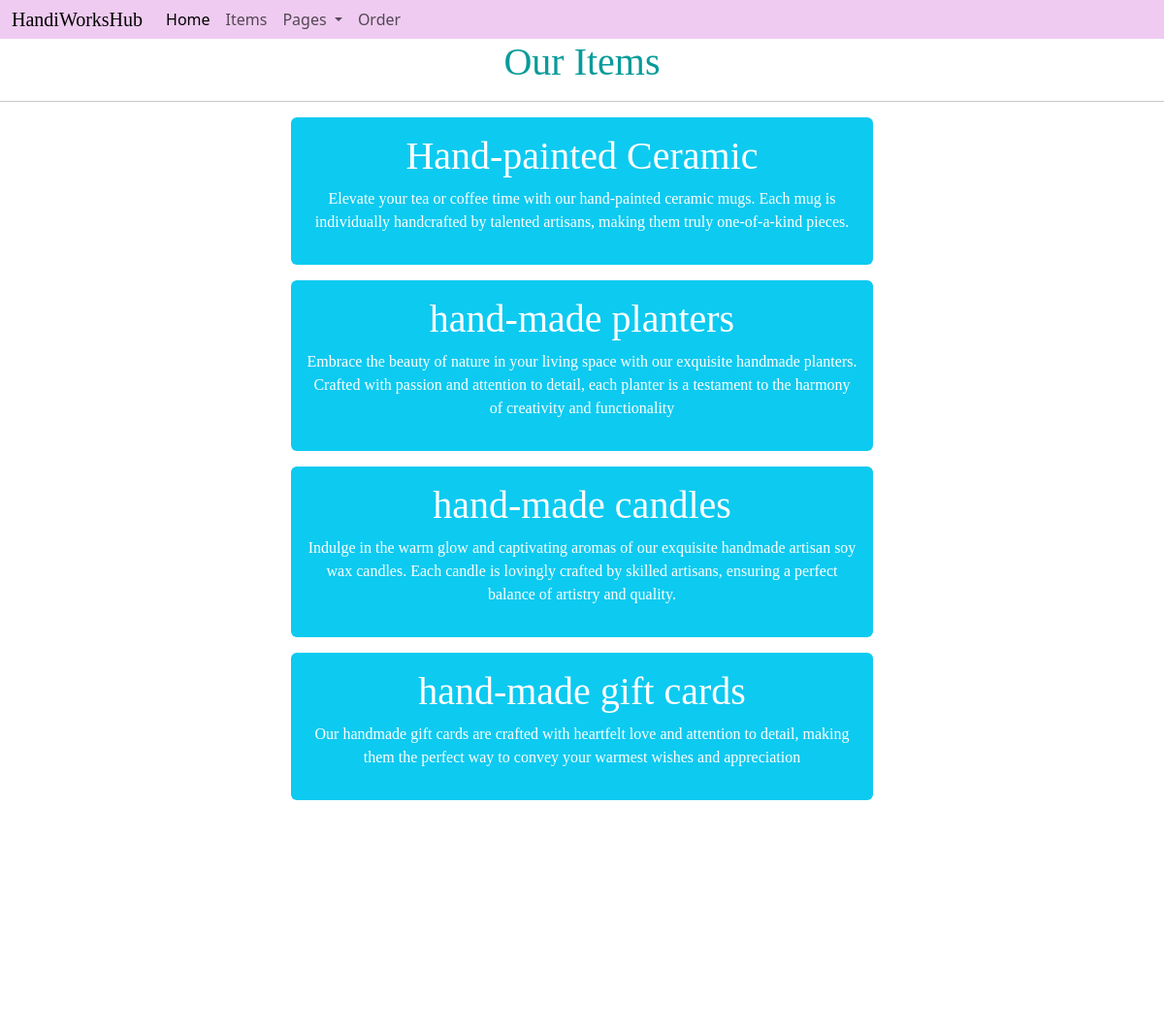
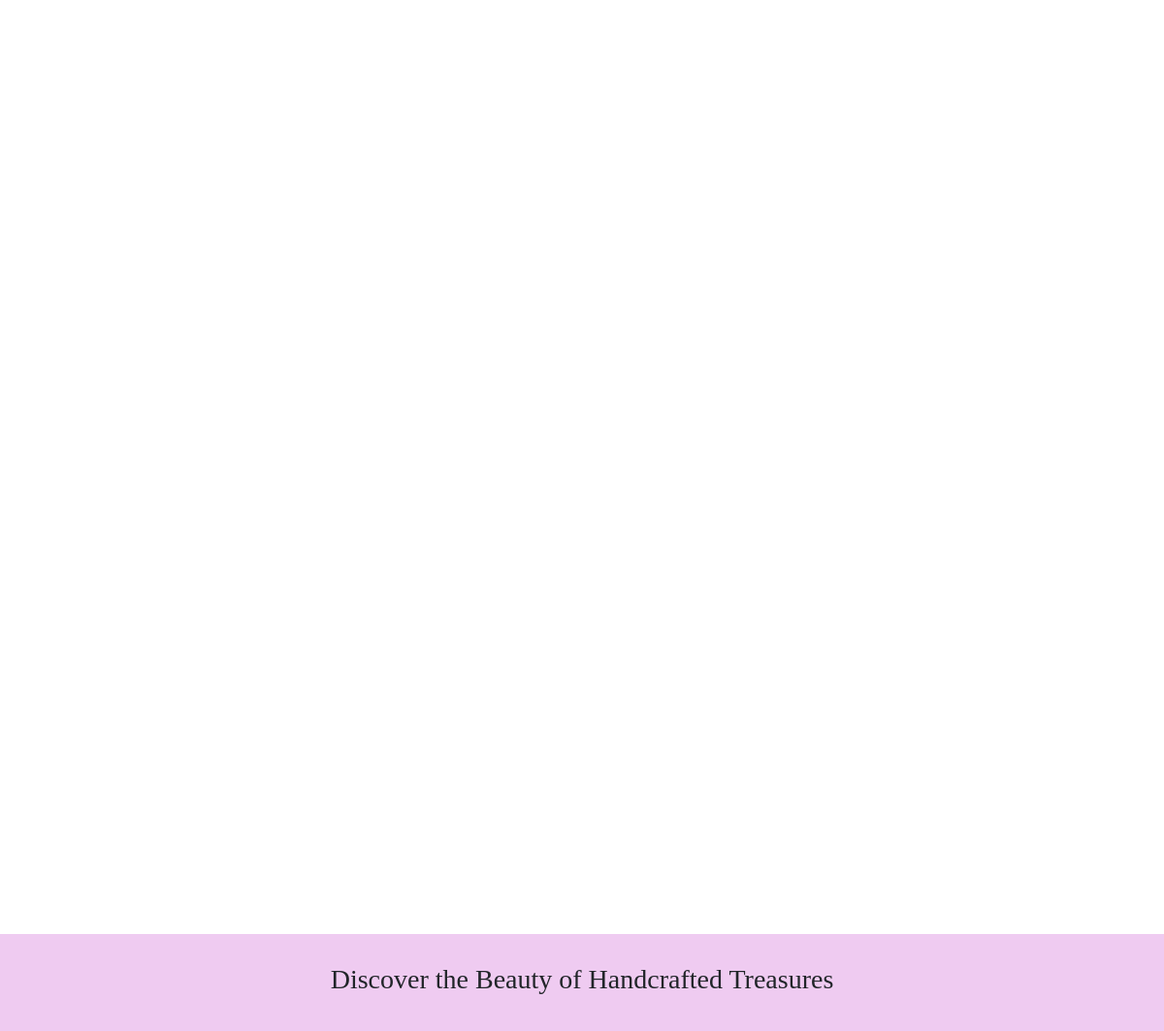
The app's page /shop/ with its own data (2 pictures, top to bottom).
### home/models.py (models this page shows, shortened)
class items(models.Model):
    item_name=models.CharField(max_length=20)
    items_description=models.TextField()

### home/views.py (the view)
# urls.py: path('shop/', views.shop,name='shop'),
def shop(request):
    item_dict={
        'item_key':items.objects.all()
    }
    return render(request,'shop.html',item_dict)

### templates/shop.html (shortened to what this page needs)
{% extends 'base.html' %}
{% block content %}
<h1 style="font-family: cursive;text-align: center;color: rgb(7, 155, 155);">Our Items</h1>
<hr>
{% for i in item_key %}
<div class="mx-auto w-50 bg-info text-center text-white p-3 my-3 rounded" style="font-family: cursive;">
    <h1>{{i.item_name}}</h1>
    <p>{{i.items_description}}</p>
</div>
{% endfor %}
{% endblock %}

### records on screen
items: item_name "Hand-painted Ceramic", items_description "Elevate your tea or coffee time with our hand-painted ceramic mugs. Each mug is individually handcrafted by talented artisans, making them truly one-of-a-kind pieces."
items: item_name "hand-made planters", items_description "Embrace the beauty of nature in your living space with our exquisite handmade planters. Crafted with passion and attention to detail, each planter is a testament to the harmony of creativity and functionality"
items: item_name "hand-made candles", items_description "Indulge in the warm glow and captivating aromas of our exquisite handmade artisan soy wax candles. Each candle is lovingly crafted by skilled artisans, ensuring a perfect balance of artistry and quality."
items: item_name "hand-made gift cards", items_description "Our handmade gift cards are crafted with heartfelt love and attention to detail, making them the perfect way to convey your warmest wishes and appreciation"
